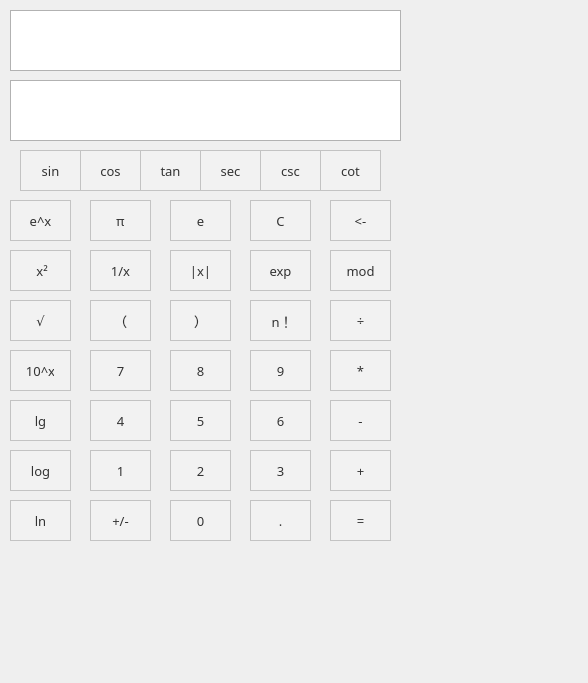
<?xml version="1.0" encoding="UTF-8"?>
<ui version="4.0">
 <class>kexue</class>
 <widget class="QWidget" name="kexue">
  <property name="geometry">
   <rect>
    <x>0</x>
    <y>0</y>
    <width>588</width>
    <height>683</height>
   </rect>
  </property>
  <property name="maximumSize">
   <size>
    <width>1000</width>
    <height>10000</height>
   </size>
  </property>
  <property name="font">
   <font>
    <family>宋体</family>
    <italic>false</italic>
    <bold>false</bold>
   </font>
  </property>
  <property name="windowTitle">
   <string>拉胯计算器</string>
  </property>
  <property name="styleSheet">
   <string notr="true">QPushButton {
    background-color: #F2F2F2; /* 设置背景颜色 */
    border: 1px solid #C3C3C3; /* 设置边框颜色 */
    padding: 8px 16px; /* 调整内边距 */
    font-family: &quot;Segoe UI&quot;, Arial, sans-serif; /* 使用Windows计算器常见的字体 */
    font-size: 10pt; /* 设置字体大小 */
    color: #333333; /* 设置文本颜色 */
}

QPushButton:hover {
    background-color: #E6E6E6; /* 鼠标悬停时设置背景颜色 */
}

QPushButton:pressed {
    background-color: #D9D9D9; /* 按下时设置背景颜色 */
}

QPushButton:disabled {
    background-color: #F2F2F2; /* 禁用时设置背景颜色 */
    color: #B2B2B2; /* 禁用时设置文本颜色 */
}
</string>
  </property>
  <widget class="QWidget" name="centralWidget" native="true">
   <property name="geometry">
    <rect>
     <x>0</x>
     <y>-30</y>
     <width>411</width>
     <height>571</height>
    </rect>
   </property>
   <property name="maximumSize">
    <size>
     <width>16777215</width>
     <height>16777215</height>
    </size>
   </property>
   <property name="sizeIncrement">
    <size>
     <width>9076</width>
     <height>0</height>
    </size>
   </property>
   <widget class="QPushButton" name="pushButton">
    <property name="geometry">
     <rect>
      <x>90</x>
      <y>480</y>
      <width>61</width>
      <height>41</height>
     </rect>
    </property>
    <property name="maximumSize">
     <size>
      <width>16777215</width>
      <height>16777215</height>
     </size>
    </property>
    <property name="sizeIncrement">
     <size>
      <width>9076</width>
      <height>0</height>
     </size>
    </property>
    <property name="text">
     <string>1</string>
    </property>
    <property name="autoRepeatDelay">
     <number>300</number>
    </property>
   </widget>
   <widget class="QPushButton" name="pushButton_2">
    <property name="geometry">
     <rect>
      <x>170</x>
      <y>480</y>
      <width>61</width>
      <height>41</height>
     </rect>
    </property>
    <property name="maximumSize">
     <size>
      <width>16777215</width>
      <height>16777215</height>
     </size>
    </property>
    <property name="sizeIncrement">
     <size>
      <width>9076</width>
      <height>0</height>
     </size>
    </property>
    <property name="text">
     <string>2</string>
    </property>
    <property name="autoRepeatDelay">
     <number>300</number>
    </property>
   </widget>
   <widget class="QPushButton" name="pushButton_3">
    <property name="geometry">
     <rect>
      <x>250</x>
      <y>480</y>
      <width>61</width>
      <height>41</height>
     </rect>
    </property>
    <property name="maximumSize">
     <size>
      <width>16777215</width>
      <height>16777215</height>
     </size>
    </property>
    <property name="sizeIncrement">
     <size>
      <width>9076</width>
      <height>0</height>
     </size>
    </property>
    <property name="text">
     <string>3</string>
    </property>
    <property name="autoRepeatDelay">
     <number>300</number>
    </property>
   </widget>
   <widget class="QPushButton" name="pushButton_4">
    <property name="geometry">
     <rect>
      <x>90</x>
      <y>430</y>
      <width>61</width>
      <height>41</height>
     </rect>
    </property>
    <property name="maximumSize">
     <size>
      <width>16777215</width>
      <height>16777215</height>
     </size>
    </property>
    <property name="sizeIncrement">
     <size>
      <width>9076</width>
      <height>0</height>
     </size>
    </property>
    <property name="text">
     <string>4</string>
    </property>
    <property name="autoRepeatDelay">
     <number>300</number>
    </property>
   </widget>
   <widget class="QPushButton" name="pushButton_5">
    <property name="geometry">
     <rect>
      <x>170</x>
      <y>430</y>
      <width>61</width>
      <height>41</height>
     </rect>
    </property>
    <property name="maximumSize">
     <size>
      <width>16777215</width>
      <height>16777215</height>
     </size>
    </property>
    <property name="sizeIncrement">
     <size>
      <width>9076</width>
      <height>0</height>
     </size>
    </property>
    <property name="text">
     <string>5</string>
    </property>
    <property name="autoRepeatDelay">
     <number>300</number>
    </property>
   </widget>
   <widget class="QPushButton" name="pushButton_6">
    <property name="geometry">
     <rect>
      <x>250</x>
      <y>430</y>
      <width>61</width>
      <height>41</height>
     </rect>
    </property>
    <property name="maximumSize">
     <size>
      <width>16777215</width>
      <height>16777215</height>
     </size>
    </property>
    <property name="sizeIncrement">
     <size>
      <width>9076</width>
      <height>0</height>
     </size>
    </property>
    <property name="text">
     <string>6</string>
    </property>
    <property name="autoRepeatDelay">
     <number>300</number>
    </property>
   </widget>
   <widget class="QPushButton" name="pushButton_7">
    <property name="geometry">
     <rect>
      <x>90</x>
      <y>380</y>
      <width>61</width>
      <height>41</height>
     </rect>
    </property>
    <property name="maximumSize">
     <size>
      <width>16777215</width>
      <height>16777215</height>
     </size>
    </property>
    <property name="sizeIncrement">
     <size>
      <width>9076</width>
      <height>0</height>
     </size>
    </property>
    <property name="text">
     <string>7</string>
    </property>
    <property name="autoRepeatDelay">
     <number>300</number>
    </property>
   </widget>
   <widget class="QPushButton" name="pushButton_8">
    <property name="geometry">
     <rect>
      <x>170</x>
      <y>380</y>
      <width>61</width>
      <height>41</height>
     </rect>
    </property>
    <property name="maximumSize">
     <size>
      <width>16777215</width>
      <height>16777215</height>
     </size>
    </property>
    <property name="sizeIncrement">
     <size>
      <width>9076</width>
      <height>0</height>
     </size>
    </property>
    <property name="text">
     <string>8</string>
    </property>
    <property name="autoRepeatDelay">
     <number>300</number>
    </property>
   </widget>
   <widget class="QPushButton" name="pushButton_9">
    <property name="geometry">
     <rect>
      <x>250</x>
      <y>380</y>
      <width>61</width>
      <height>41</height>
     </rect>
    </property>
    <property name="maximumSize">
     <size>
      <width>16777215</width>
      <height>16777215</height>
     </size>
    </property>
    <property name="sizeIncrement">
     <size>
      <width>9076</width>
      <height>0</height>
     </size>
    </property>
    <property name="text">
     <string>9</string>
    </property>
    <property name="autoRepeatDelay">
     <number>300</number>
    </property>
   </widget>
   <widget class="QPushButton" name="pushButton_10">
    <property name="geometry">
     <rect>
      <x>330</x>
      <y>480</y>
      <width>61</width>
      <height>41</height>
     </rect>
    </property>
    <property name="maximumSize">
     <size>
      <width>16777215</width>
      <height>16777215</height>
     </size>
    </property>
    <property name="sizeIncrement">
     <size>
      <width>9076</width>
      <height>0</height>
     </size>
    </property>
    <property name="text">
     <string>+</string>
    </property>
    <property name="autoRepeatDelay">
     <number>300</number>
    </property>
   </widget>
   <widget class="QPushButton" name="pushButton_11">
    <property name="geometry">
     <rect>
      <x>330</x>
      <y>430</y>
      <width>61</width>
      <height>41</height>
     </rect>
    </property>
    <property name="maximumSize">
     <size>
      <width>16777215</width>
      <height>16777215</height>
     </size>
    </property>
    <property name="sizeIncrement">
     <size>
      <width>9076</width>
      <height>0</height>
     </size>
    </property>
    <property name="text">
     <string>-</string>
    </property>
    <property name="autoRepeatDelay">
     <number>300</number>
    </property>
   </widget>
   <widget class="QPushButton" name="pushButton_12">
    <property name="geometry">
     <rect>
      <x>170</x>
      <y>530</y>
      <width>61</width>
      <height>41</height>
     </rect>
    </property>
    <property name="maximumSize">
     <size>
      <width>16777215</width>
      <height>16777215</height>
     </size>
    </property>
    <property name="sizeIncrement">
     <size>
      <width>9076</width>
      <height>0</height>
     </size>
    </property>
    <property name="text">
     <string>0</string>
    </property>
    <property name="autoRepeatDelay">
     <number>300</number>
    </property>
   </widget>
   <widget class="QPushButton" name="pushButton_13">
    <property name="geometry">
     <rect>
      <x>330</x>
      <y>380</y>
      <width>61</width>
      <height>41</height>
     </rect>
    </property>
    <property name="maximumSize">
     <size>
      <width>16777215</width>
      <height>16777215</height>
     </size>
    </property>
    <property name="sizeIncrement">
     <size>
      <width>9076</width>
      <height>0</height>
     </size>
    </property>
    <property name="text">
     <string>*</string>
    </property>
    <property name="autoRepeatDelay">
     <number>300</number>
    </property>
   </widget>
   <widget class="QPushButton" name="pushButton_14">
    <property name="geometry">
     <rect>
      <x>330</x>
      <y>330</y>
      <width>61</width>
      <height>41</height>
     </rect>
    </property>
    <property name="maximumSize">
     <size>
      <width>16777215</width>
      <height>16777215</height>
     </size>
    </property>
    <property name="sizeIncrement">
     <size>
      <width>9076</width>
      <height>0</height>
     </size>
    </property>
    <property name="text">
     <string>÷</string>
    </property>
    <property name="autoRepeatDelay">
     <number>300</number>
    </property>
   </widget>
   <widget class="QPushButton" name="pushButton_15">
    <property name="geometry">
     <rect>
      <x>250</x>
      <y>530</y>
      <width>61</width>
      <height>41</height>
     </rect>
    </property>
    <property name="maximumSize">
     <size>
      <width>16777215</width>
      <height>16777215</height>
     </size>
    </property>
    <property name="sizeIncrement">
     <size>
      <width>9076</width>
      <height>0</height>
     </size>
    </property>
    <property name="text">
     <string>.</string>
    </property>
    <property name="autoRepeatDelay">
     <number>300</number>
    </property>
   </widget>
   <widget class="QPushButton" name="pushButton_16">
    <property name="geometry">
     <rect>
      <x>330</x>
      <y>230</y>
      <width>61</width>
      <height>41</height>
     </rect>
    </property>
    <property name="maximumSize">
     <size>
      <width>16777215</width>
      <height>16777215</height>
     </size>
    </property>
    <property name="sizeIncrement">
     <size>
      <width>9076</width>
      <height>0</height>
     </size>
    </property>
    <property name="text">
     <string>&lt;-</string>
    </property>
    <property name="autoRepeatDelay">
     <number>300</number>
    </property>
   </widget>
   <widget class="QPushButton" name="pushButton_17">
    <property name="geometry">
     <rect>
      <x>250</x>
      <y>230</y>
      <width>61</width>
      <height>41</height>
     </rect>
    </property>
    <property name="maximumSize">
     <size>
      <width>16777215</width>
      <height>16777215</height>
     </size>
    </property>
    <property name="sizeIncrement">
     <size>
      <width>9076</width>
      <height>0</height>
     </size>
    </property>
    <property name="text">
     <string>C</string>
    </property>
    <property name="autoRepeatDelay">
     <number>300</number>
    </property>
   </widget>
   <widget class="QPushButton" name="pushButton_18">
    <property name="geometry">
     <rect>
      <x>330</x>
      <y>530</y>
      <width>61</width>
      <height>41</height>
     </rect>
    </property>
    <property name="maximumSize">
     <size>
      <width>16777215</width>
      <height>16777215</height>
     </size>
    </property>
    <property name="sizeIncrement">
     <size>
      <width>9076</width>
      <height>0</height>
     </size>
    </property>
    <property name="text">
     <string>=</string>
    </property>
    <property name="autoRepeatDelay">
     <number>300</number>
    </property>
   </widget>
   <widget class="QTextBrowser" name="textBrowser">
    <property name="geometry">
     <rect>
      <x>10</x>
      <y>110</y>
      <width>391</width>
      <height>61</height>
     </rect>
    </property>
    <property name="font">
     <font>
      <family>微软雅黑</family>
      <pointsize>20</pointsize>
      <italic>false</italic>
      <bold>false</bold>
     </font>
    </property>
    <property name="styleSheet">
     <string notr="true">QTextBrowser {
    background-color: white; 
    border: 1px solid #B2B2B2; 
    padding: px; 
    font-family: &quot;微软雅黑&quot;, Arial, sans-serif; 
    font-size: 20pt; 
    color: black;
}

QTextBrowser::hover {
    background-color: #F0F0F0; 
}

QTextBrowser::focus {
    border: 2px solid #0078D4; 
}
</string>
    </property>
    <property name="documentTitle">
     <string/>
    </property>
    <property name="readOnly">
     <bool>true</bool>
    </property>
    <property name="html">
     <string>&lt;!DOCTYPE HTML PUBLIC &quot;-//W3C//DTD HTML 4.0//EN&quot; &quot;http://www.w3.org/TR/REC-html40/strict.dtd&quot;&gt;
&lt;html&gt;&lt;head&gt;&lt;meta name=&quot;qrichtext&quot; content=&quot;1&quot; /&gt;&lt;meta charset=&quot;utf-8&quot; /&gt;&lt;style type=&quot;text/css&quot;&gt;
p, li { white-space: pre-wrap; }
hr { height: 1px; border-width: 0; }
li.unchecked::marker { content: &quot;\2610&quot;; }
li.checked::marker { content: &quot;\2612&quot;; }
&lt;/style&gt;&lt;/head&gt;&lt;body style=&quot; font-family:'微软雅黑','Arial','sans-serif'; font-size:20pt; font-weight:400; font-style:normal;&quot;&gt;
&lt;p style=&quot;-qt-paragraph-type:empty; margin-top:0px; margin-bottom:0px; margin-left:0px; margin-right:0px; -qt-block-indent:0; text-indent:0px; font-family:'SimSun'; font-size:9pt;&quot;&gt;&lt;br /&gt;&lt;/p&gt;&lt;/body&gt;&lt;/html&gt;</string>
    </property>
    <property name="placeholderText">
     <string/>
    </property>
   </widget>
   <widget class="QPushButton" name="pushButton_24">
    <property name="geometry">
     <rect>
      <x>90</x>
      <y>530</y>
      <width>61</width>
      <height>41</height>
     </rect>
    </property>
    <property name="maximumSize">
     <size>
      <width>16777215</width>
      <height>16777215</height>
     </size>
    </property>
    <property name="sizeIncrement">
     <size>
      <width>9076</width>
      <height>0</height>
     </size>
    </property>
    <property name="text">
     <string>+/-</string>
    </property>
    <property name="autoRepeatDelay">
     <number>300</number>
    </property>
   </widget>
   <widget class="QTextBrowser" name="textBrowser_2">
    <property name="geometry">
     <rect>
      <x>10</x>
      <y>40</y>
      <width>391</width>
      <height>61</height>
     </rect>
    </property>
    <property name="font">
     <font>
      <family>微软雅黑</family>
      <pointsize>20</pointsize>
      <italic>false</italic>
      <bold>false</bold>
     </font>
    </property>
    <property name="styleSheet">
     <string notr="true">QTextBrowser {
    background-color: white; 
    border: 1px solid #B2B2B2; 
    padding: px; 
    font-family: &quot;微软雅黑&quot;, Arial, sans-serif; 
    font-size: 20pt; 
    color: black;
}

QTextBrowser::hover {
    background-color: #F0F0F0; 
}

QTextBrowser::focus {
    border: 2px solid #0078D4; 
}
</string>
    </property>
    <property name="documentTitle">
     <string/>
    </property>
    <property name="readOnly">
     <bool>true</bool>
    </property>
    <property name="html">
     <string>&lt;!DOCTYPE HTML PUBLIC &quot;-//W3C//DTD HTML 4.0//EN&quot; &quot;http://www.w3.org/TR/REC-html40/strict.dtd&quot;&gt;
&lt;html&gt;&lt;head&gt;&lt;meta name=&quot;qrichtext&quot; content=&quot;1&quot; /&gt;&lt;meta charset=&quot;utf-8&quot; /&gt;&lt;style type=&quot;text/css&quot;&gt;
p, li { white-space: pre-wrap; }
hr { height: 1px; border-width: 0; }
li.unchecked::marker { content: &quot;\2610&quot;; }
li.checked::marker { content: &quot;\2612&quot;; }
&lt;/style&gt;&lt;/head&gt;&lt;body style=&quot; font-family:'微软雅黑','Arial','sans-serif'; font-size:20pt; font-weight:400; font-style:normal;&quot;&gt;
&lt;p style=&quot;-qt-paragraph-type:empty; margin-top:0px; margin-bottom:0px; margin-left:0px; margin-right:0px; -qt-block-indent:0; text-indent:0px; font-family:'SimSun'; font-size:9pt;&quot;&gt;&lt;br /&gt;&lt;/p&gt;&lt;/body&gt;&lt;/html&gt;</string>
    </property>
    <property name="placeholderText">
     <string/>
    </property>
   </widget>
   <widget class="QPushButton" name="pushButton_23">
    <property name="geometry">
     <rect>
      <x>90</x>
      <y>280</y>
      <width>61</width>
      <height>41</height>
     </rect>
    </property>
    <property name="maximumSize">
     <size>
      <width>16777215</width>
      <height>16777215</height>
     </size>
    </property>
    <property name="sizeIncrement">
     <size>
      <width>9076</width>
      <height>0</height>
     </size>
    </property>
    <property name="text">
     <string>1/x</string>
    </property>
    <property name="autoRepeatDelay">
     <number>300</number>
    </property>
   </widget>
   <widget class="QPushButton" name="pushButton_26">
    <property name="geometry">
     <rect>
      <x>10</x>
      <y>280</y>
      <width>61</width>
      <height>41</height>
     </rect>
    </property>
    <property name="maximumSize">
     <size>
      <width>16777215</width>
      <height>16777215</height>
     </size>
    </property>
    <property name="sizeIncrement">
     <size>
      <width>9076</width>
      <height>0</height>
     </size>
    </property>
    <property name="text">
     <string> x²</string>
    </property>
    <property name="autoRepeatDelay">
     <number>300</number>
    </property>
   </widget>
   <widget class="QPushButton" name="pushButton_27">
    <property name="geometry">
     <rect>
      <x>10</x>
      <y>330</y>
      <width>61</width>
      <height>41</height>
     </rect>
    </property>
    <property name="maximumSize">
     <size>
      <width>16777215</width>
      <height>16777215</height>
     </size>
    </property>
    <property name="sizeIncrement">
     <size>
      <width>9076</width>
      <height>0</height>
     </size>
    </property>
    <property name="text">
     <string>√</string>
    </property>
    <property name="autoRepeatDelay">
     <number>300</number>
    </property>
   </widget>
   <widget class="QPushButton" name="pushButton_28">
    <property name="geometry">
     <rect>
      <x>10</x>
      <y>530</y>
      <width>61</width>
      <height>41</height>
     </rect>
    </property>
    <property name="maximumSize">
     <size>
      <width>16777215</width>
      <height>16777215</height>
     </size>
    </property>
    <property name="sizeIncrement">
     <size>
      <width>9076</width>
      <height>0</height>
     </size>
    </property>
    <property name="text">
     <string>ln</string>
    </property>
    <property name="autoRepeatDelay">
     <number>300</number>
    </property>
   </widget>
   <widget class="QPushButton" name="pushButton_29">
    <property name="geometry">
     <rect>
      <x>10</x>
      <y>480</y>
      <width>61</width>
      <height>41</height>
     </rect>
    </property>
    <property name="maximumSize">
     <size>
      <width>16777215</width>
      <height>16777215</height>
     </size>
    </property>
    <property name="sizeIncrement">
     <size>
      <width>9076</width>
      <height>0</height>
     </size>
    </property>
    <property name="text">
     <string>log</string>
    </property>
    <property name="autoRepeatDelay">
     <number>300</number>
    </property>
   </widget>
   <widget class="QPushButton" name="pushButton_30">
    <property name="geometry">
     <rect>
      <x>10</x>
      <y>380</y>
      <width>61</width>
      <height>41</height>
     </rect>
    </property>
    <property name="maximumSize">
     <size>
      <width>16777215</width>
      <height>16777215</height>
     </size>
    </property>
    <property name="sizeIncrement">
     <size>
      <width>9076</width>
      <height>0</height>
     </size>
    </property>
    <property name="text">
     <string>10^x</string>
    </property>
    <property name="autoRepeatDelay">
     <number>300</number>
    </property>
   </widget>
   <widget class="QPushButton" name="pushButton_25">
    <property name="geometry">
     <rect>
      <x>250</x>
      <y>330</y>
      <width>61</width>
      <height>41</height>
     </rect>
    </property>
    <property name="maximumSize">
     <size>
      <width>16777215</width>
      <height>16777215</height>
     </size>
    </property>
    <property name="sizeIncrement">
     <size>
      <width>9076</width>
      <height>0</height>
     </size>
    </property>
    <property name="text">
     <string> n！</string>
    </property>
    <property name="autoRepeatDelay">
     <number>300</number>
    </property>
   </widget>
   <widget class="QPushButton" name="pushButton_34">
    <property name="geometry">
     <rect>
      <x>170</x>
      <y>280</y>
      <width>61</width>
      <height>41</height>
     </rect>
    </property>
    <property name="maximumSize">
     <size>
      <width>16777215</width>
      <height>16777215</height>
     </size>
    </property>
    <property name="sizeIncrement">
     <size>
      <width>9076</width>
      <height>0</height>
     </size>
    </property>
    <property name="text">
     <string>|x|</string>
    </property>
    <property name="autoRepeatDelay">
     <number>300</number>
    </property>
   </widget>
   <widget class="QPushButton" name="pushButton_35">
    <property name="geometry">
     <rect>
      <x>10</x>
      <y>230</y>
      <width>61</width>
      <height>41</height>
     </rect>
    </property>
    <property name="maximumSize">
     <size>
      <width>16777215</width>
      <height>16777215</height>
     </size>
    </property>
    <property name="sizeIncrement">
     <size>
      <width>9076</width>
      <height>0</height>
     </size>
    </property>
    <property name="text">
     <string>e^x</string>
    </property>
    <property name="autoRepeatDelay">
     <number>300</number>
    </property>
   </widget>
   <widget class="QPushButton" name="pushButton_36">
    <property name="geometry">
     <rect>
      <x>90</x>
      <y>230</y>
      <width>61</width>
      <height>41</height>
     </rect>
    </property>
    <property name="maximumSize">
     <size>
      <width>16777215</width>
      <height>16777215</height>
     </size>
    </property>
    <property name="sizeIncrement">
     <size>
      <width>9076</width>
      <height>0</height>
     </size>
    </property>
    <property name="text">
     <string>π</string>
    </property>
    <property name="autoRepeatDelay">
     <number>300</number>
    </property>
   </widget>
   <widget class="QPushButton" name="pushButton_37">
    <property name="geometry">
     <rect>
      <x>170</x>
      <y>230</y>
      <width>61</width>
      <height>41</height>
     </rect>
    </property>
    <property name="maximumSize">
     <size>
      <width>16777215</width>
      <height>16777215</height>
     </size>
    </property>
    <property name="sizeIncrement">
     <size>
      <width>9076</width>
      <height>0</height>
     </size>
    </property>
    <property name="text">
     <string>e</string>
    </property>
    <property name="autoRepeatDelay">
     <number>300</number>
    </property>
   </widget>
   <widget class="QPushButton" name="pushButton_38">
    <property name="geometry">
     <rect>
      <x>250</x>
      <y>280</y>
      <width>61</width>
      <height>41</height>
     </rect>
    </property>
    <property name="maximumSize">
     <size>
      <width>16777215</width>
      <height>16777215</height>
     </size>
    </property>
    <property name="sizeIncrement">
     <size>
      <width>9076</width>
      <height>0</height>
     </size>
    </property>
    <property name="text">
     <string>exp</string>
    </property>
    <property name="autoRepeatDelay">
     <number>300</number>
    </property>
   </widget>
   <widget class="QPushButton" name="pushButton_39">
    <property name="geometry">
     <rect>
      <x>330</x>
      <y>280</y>
      <width>61</width>
      <height>41</height>
     </rect>
    </property>
    <property name="maximumSize">
     <size>
      <width>16777215</width>
      <height>16777215</height>
     </size>
    </property>
    <property name="sizeIncrement">
     <size>
      <width>9076</width>
      <height>0</height>
     </size>
    </property>
    <property name="text">
     <string> mod </string>
    </property>
    <property name="autoRepeatDelay">
     <number>300</number>
    </property>
   </widget>
   <widget class="QPushButton" name="pushButton_31">
    <property name="geometry">
     <rect>
      <x>20</x>
      <y>180</y>
      <width>61</width>
      <height>41</height>
     </rect>
    </property>
    <property name="maximumSize">
     <size>
      <width>16777215</width>
      <height>16777215</height>
     </size>
    </property>
    <property name="sizeIncrement">
     <size>
      <width>9076</width>
      <height>0</height>
     </size>
    </property>
    <property name="text">
     <string>sin</string>
    </property>
    <property name="autoRepeatDelay">
     <number>300</number>
    </property>
   </widget>
   <widget class="QPushButton" name="pushButton_32">
    <property name="geometry">
     <rect>
      <x>80</x>
      <y>180</y>
      <width>61</width>
      <height>41</height>
     </rect>
    </property>
    <property name="maximumSize">
     <size>
      <width>16777215</width>
      <height>16777215</height>
     </size>
    </property>
    <property name="sizeIncrement">
     <size>
      <width>9076</width>
      <height>0</height>
     </size>
    </property>
    <property name="text">
     <string>cos</string>
    </property>
    <property name="autoRepeatDelay">
     <number>300</number>
    </property>
   </widget>
   <widget class="QPushButton" name="pushButton_33">
    <property name="geometry">
     <rect>
      <x>10</x>
      <y>430</y>
      <width>61</width>
      <height>41</height>
     </rect>
    </property>
    <property name="maximumSize">
     <size>
      <width>16777215</width>
      <height>16777215</height>
     </size>
    </property>
    <property name="sizeIncrement">
     <size>
      <width>9076</width>
      <height>0</height>
     </size>
    </property>
    <property name="text">
     <string>lg</string>
    </property>
    <property name="autoRepeatDelay">
     <number>300</number>
    </property>
   </widget>
   <widget class="QPushButton" name="pushButton_40">
    <property name="geometry">
     <rect>
      <x>90</x>
      <y>330</y>
      <width>61</width>
      <height>41</height>
     </rect>
    </property>
    <property name="maximumSize">
     <size>
      <width>16777215</width>
      <height>16777215</height>
     </size>
    </property>
    <property name="sizeIncrement">
     <size>
      <width>9076</width>
      <height>0</height>
     </size>
    </property>
    <property name="text">
     <string>（</string>
    </property>
    <property name="autoRepeatDelay">
     <number>300</number>
    </property>
   </widget>
   <widget class="QPushButton" name="pushButton_41">
    <property name="geometry">
     <rect>
      <x>170</x>
      <y>330</y>
      <width>61</width>
      <height>41</height>
     </rect>
    </property>
    <property name="maximumSize">
     <size>
      <width>16777215</width>
      <height>16777215</height>
     </size>
    </property>
    <property name="sizeIncrement">
     <size>
      <width>9076</width>
      <height>0</height>
     </size>
    </property>
    <property name="text">
     <string>）</string>
    </property>
    <property name="autoRepeatDelay">
     <number>300</number>
    </property>
   </widget>
   <widget class="QPushButton" name="pushButton_42">
    <property name="geometry">
     <rect>
      <x>140</x>
      <y>180</y>
      <width>61</width>
      <height>41</height>
     </rect>
    </property>
    <property name="maximumSize">
     <size>
      <width>16777215</width>
      <height>16777215</height>
     </size>
    </property>
    <property name="sizeIncrement">
     <size>
      <width>9076</width>
      <height>0</height>
     </size>
    </property>
    <property name="text">
     <string>tan</string>
    </property>
    <property name="autoRepeatDelay">
     <number>300</number>
    </property>
   </widget>
   <widget class="QPushButton" name="pushButton_43">
    <property name="geometry">
     <rect>
      <x>200</x>
      <y>180</y>
      <width>61</width>
      <height>41</height>
     </rect>
    </property>
    <property name="maximumSize">
     <size>
      <width>16777215</width>
      <height>16777215</height>
     </size>
    </property>
    <property name="sizeIncrement">
     <size>
      <width>9076</width>
      <height>0</height>
     </size>
    </property>
    <property name="text">
     <string>sec</string>
    </property>
    <property name="autoRepeatDelay">
     <number>300</number>
    </property>
   </widget>
   <widget class="QPushButton" name="pushButton_44">
    <property name="geometry">
     <rect>
      <x>260</x>
      <y>180</y>
      <width>61</width>
      <height>41</height>
     </rect>
    </property>
    <property name="maximumSize">
     <size>
      <width>16777215</width>
      <height>16777215</height>
     </size>
    </property>
    <property name="sizeIncrement">
     <size>
      <width>9076</width>
      <height>0</height>
     </size>
    </property>
    <property name="text">
     <string>csc</string>
    </property>
    <property name="autoRepeatDelay">
     <number>300</number>
    </property>
   </widget>
   <widget class="QPushButton" name="pushButton_45">
    <property name="geometry">
     <rect>
      <x>320</x>
      <y>180</y>
      <width>61</width>
      <height>41</height>
     </rect>
    </property>
    <property name="maximumSize">
     <size>
      <width>16777215</width>
      <height>16777215</height>
     </size>
    </property>
    <property name="sizeIncrement">
     <size>
      <width>9076</width>
      <height>0</height>
     </size>
    </property>
    <property name="text">
     <string>cot</string>
    </property>
    <property name="autoRepeatDelay">
     <number>300</number>
    </property>
   </widget>
  </widget>
 </widget>
 <layoutdefault spacing="6" margin="11"/>
 <resources/>
 <connections/>
</ui>
